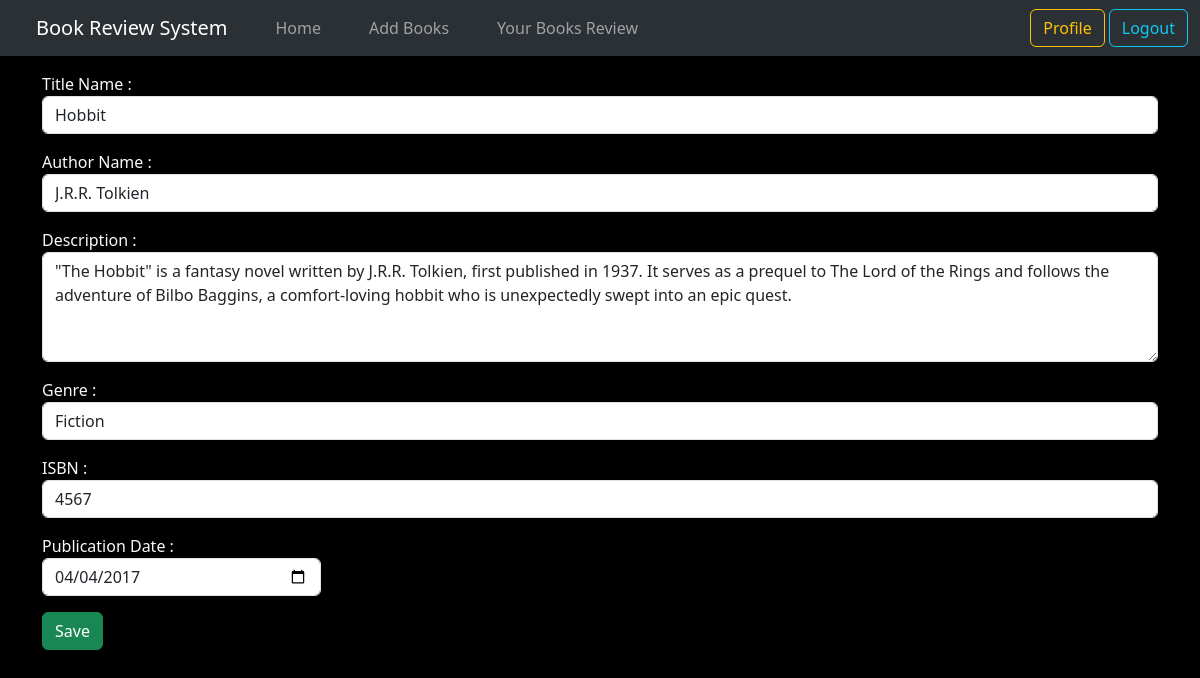
Page /updatebook/2/ (signed in) on the committed database.
### book_app/models.py (models this page shows, shortened)
class BookData(models.Model):
    title = models.CharField(max_length=100)
    author = models.CharField(max_length=100)
    description = models.TextField()
    genre_choices = [
        ('Fiction','Fiction'),
        ('Non-Fiction','Non-Fiction'),
        ('Science','Science'),
        ('Technology','Technology'),
        ('History','History'),
        ('Adventure','Adventure'),
        ('Horror','Horror'),
        ('Other','Other'),
    ]
    genre = models.CharField(max_length=50,choices=genre_choices)
    isbn = models.CharField(max_length=13, unique=True)
    publication_data = models.DateField()
    created_at = models.DateTimeField(auto_now_add=True)
    updated_at = models.DateTimeField(auto_now=True)

### book_app/views.py (the view)
# urls.py: path('updatebook/<int:pk>/',views.updatebook,name="updatebook"),
@login_required
def updatebook(request,pk):
    view_data = BookData.objects.get(pk=pk)
    if (request.method == 'POST'):
        bookf=BookForm(request.POST,instance=view_data)
        if bookf.is_valid():
            bookf.save()
            messages.success(request," Success! Your Book review has been updated successfully.")
            return redirect('booklist')
    else:
        bookf=BookForm(instance=view_data)
    return render(request,'book_app/addbooks.html',{'form':bookf})

### book_app/templates/book_app/addbooks.html (shortened to what this page needs)
{% extends "book_app/base.html" %}
{% block content %}
<div class="my-3">
<form action="" method="post" novalidate class="text-light">
    {{ form.as_p}}
    <input type="submit" class="btn btn-success" value="Save">
</form>
</div>
{% endblock content %}

### rows in the picture
BookData: title "Hobbit", author "J.R.R. Tolkien", description "\"The Hobbit\" is a fantasy novel written by J.R.R. Tolkien, first published in 1937. It serves as a prequel to The Lord of the Rings and follows the adventure of Bilbo Baggins, a comfort-loving hobbit who is unexpectedly swept into an epic quest.", genre "Fiction", isbn "4567", publication_data "04/04/2017"
